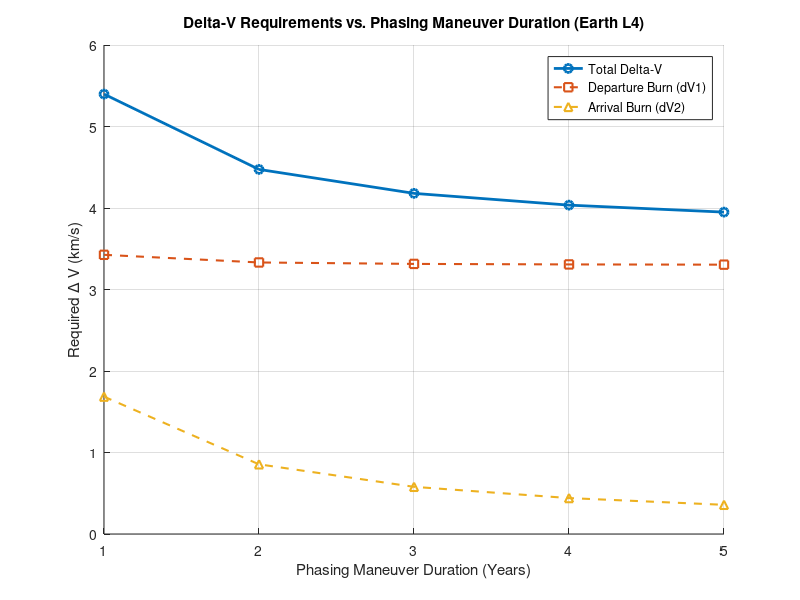
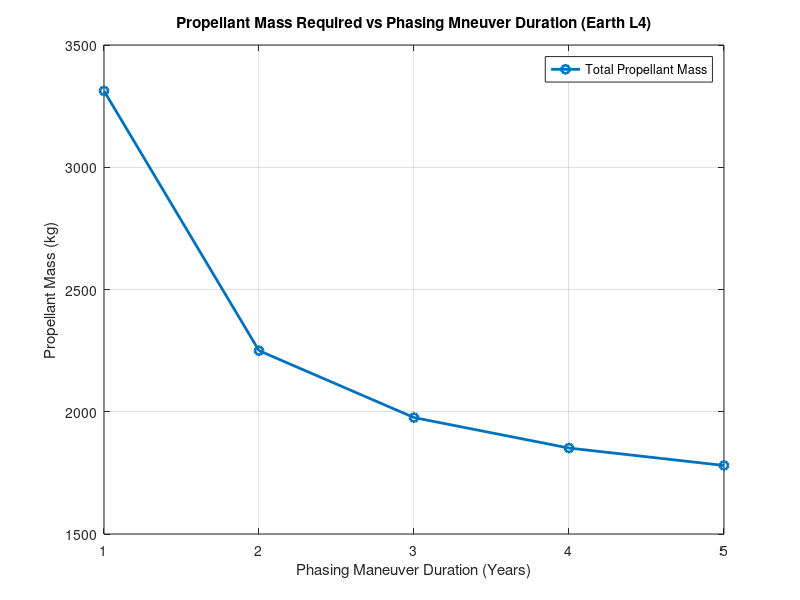

Reproduce these figures in MATLAB, in order.
% This code is to calculate the needed delta V's to position our satellite
% on Earth's L4. We'll be doing something called phasing maneuver. Since we
% want to be ahead of Earth, we can't increase our speed, that would
% increase our orbit's period, what we need to do is get into a lower
% heliocentric orbit, which would increase our heliocentric velocity with
% respect to Earth's and after 1 full rotation, we induce a delta v to
% position ourselves in L4. 

% Constants:
a_Earth = 1.496e8;
miu_sun = 1.32e11;
miu_Earth = 398600; 
r_parking = 300;
r_Earth = 6378; 
r = r_Earth + r_parking; 
delta_t = 365.25;

% constants to calculate Delta_v losses due to solar radiation
t = 31536000*15; % duration of the whole duration (around 15 years) 
S_o = 1361; % Solar constant (w/m^2) 
c = 3e8; % speed of light
Area = 15; % area of the spacecraft, assumed to be 15 m^2
reflectivity = 0.5;
beta = 0; % the angle that the solar radiation hits the s/c assumed to be straight toward the s/c
m = 168.396; % Approx mass of the s/c

% Calculating delta V losses due to solar radiation: 
F_sr = (S_o/c)*Area*(1 + reflectivity)*cosd(0);

% the acceleration of the particles hitting the s/c
a_sr = F_sr/m;
delta_Vloss_solar =(a_sr * t)/1000;

                 %%% Propulsion %%%
% Need to find propellant mass, I will assume that to do this maneuver
% we'll use chemical propulsion since it's the one that can provide those
% high delta V impulses required for the phasing maneuver

% Calculate the propellant mass required using the Tsiolkovsky rocket equation
Isp = 300; % specific impulse in seconds
g0 = 9.81/1000; % standard gravity in km/s^2
m_dry = m * 3.74; % Using table A-2 from leasson 7, the average payload represents the 26.7% of the whole weight of the spacecraft (excluding fuel) 


duration = 1:5;
DV1_array = zeros(1,5);
DV2_array = zeros(1,5);
Total_dV_array = zeros(1,5); 
propellanr_mass_array = zeros(1,5);
                      
for n = 1:5  % Asumming mission duration between 1 to 5 years: 
    
    % calculating phasing period, the value of theta and theta_earth changes, it
    % depends on the mission duration. 
    theta = (n * 360) + 60; %since L4 is 60 degrees ahead of Earth. This value changes depending on your mission duration, if we say 2 year phasing maneuver, then we would do two rotations (720) plus 60 degrees ans so on
    theta_Earth = n * 360; % for 2 year mission duration, then it would be 720 and so on 

    Tph = delta_t*(theta_Earth/theta);
    Tph_seconds = Tph * 86400;

    % Dependingon our budget, we can change the duration of the maneuver. Which is why I did this for loop 

    % Get the semimejaor axis of this new orbit: 
    a_ph = (miu_sun*(Tph_seconds/(2*pi))^2)^(1/3);
    a_ph_au = a_ph/1.496e8;

    % Finding heliocentric Velocity at departure: 
    Vc1 = sqrt(miu_sun*((2/a_Earth)-(1/a_ph)));

    % Calculating Earth's velocity: 
    V_Earth = sqrt(miu_sun/a_Earth);

    % Calculating hyperbolic excess velocity: 
    V_infinity = V_Earth - Vc1;

    % Get scape Velocity: 
    V_escape = sqrt(2 * miu_Earth / r);

    % The velocity to stay in orbit is: 
    V_orbit = sqrt(miu_Earth / r);

    % Since our ecliptic an orbital plane are not coplanar, we need to account
    % for this difference in angle, we found that the difference is 5 degrees,
    % so we need to use law of cosines to find the accurate delta V: 
    % Calculate the energy needed to drift to L4: 
    Vp_hyp = sqrt((V_infinity^2) + (2*miu_Earth/r));
    delta_V1 = sqrt((Vp_hyp^2) + (V_orbit^2) - (2*(Vp_hyp * V_orbit)*cosd(5)));

    % This is the value of the first burn to get to a smaller orbit. 

    % Calculate the second delta V needed to position at L4 after the first burn
    delta_V2 = V_Earth - Vc1;
    
    % Total Budget
    total_delta_V = delta_V1 + delta_V2 + delta_Vloss_solar;

    % propulsion 
    m_wet = m_dry * (exp((total_delta_V) / (Isp * g0)));
    propellant_mass = m_wet - m_dry; % Calculate the propellant mass required for the maneuver

    DV1_array(n) = delta_V1;
    DV2_array(n) = delta_V2; 
    Total_dV_array(n) = total_delta_V; % here you just store the values in the arrays created before
    propellanr_mass_array(n) = propellant_mass; 

   
    fprintf('Maneuver Duration:    %d Year(s)\n', n);
    fprintf('  Phasing Orbit Time: %.2f days\n', Tph);
    fprintf('  Departure Burn (dV1): %.3f km/s\n', delta_V1);
    fprintf('  Arrival Burn (dV2):   %.3f km/s\n', delta_V2);
    fprintf('  TOTAL DELTA-V:        %.3f km/s\n', total_delta_V);
    fprintf('  Propellant Mass Required: %.2f kg\n', propellant_mass);
    fprintf('----------------------------------------\n');

end

figure;  
hold on;
plot(duration, Total_dV_array, '-o', 'LineWidth', 2, 'DisplayName', 'Total Delta-V');
plot(duration, DV1_array, '--s', 'LineWidth', 1.5, 'DisplayName', 'Departure Burn (dV1)');
plot(duration, DV2_array, '--^', 'LineWidth', 1.5, 'DisplayName', 'Arrival Burn (dV2)');
hold off;
grid on;
title('Delta-V Requirements vs. Phasing Maneuver Duration (Earth L4)');
xlabel('Phasing Maneuver Duration (Years)');
ylabel('Required \Delta V (km/s)');
xticks(duration); 
legend('Location', 'northeast'); 

figure;
plot(duration, propellanr_mass_array, '-o', 'LineWidth', 2, 'DisplayName', 'Total Propellant Mass');
grid on;
title('Propellant Mass Required vs Phasing Mneuver Duration (Earth L4)');
xlabel('Phasing Maneuver Duration (Years)');
ylabel('Propellant Mass (kg)');
xticks(duration); 
legend('Location', 'northeast'); 
